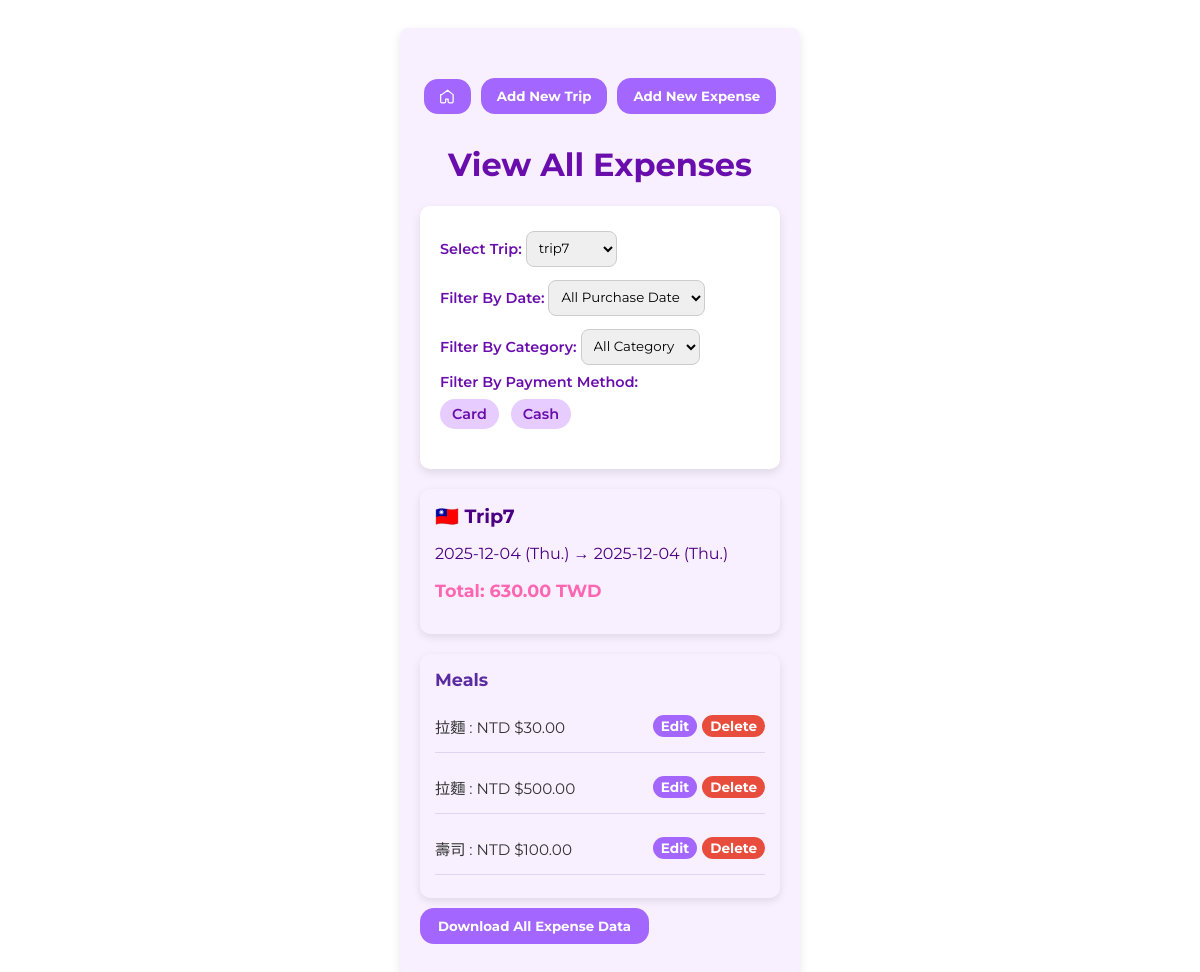
Page /viewExpense?trip_id=4 on the committed database.
### tables this page shows
CREATE TABLE paymentMethods (
                id INTEGER PRIMARY KEY,
                method_name TEXT UNIQUE
            );

CREATE TABLE trips (
                id INTEGER PRIMARY KEY,
                trip_name TEXT UNIQUE,
                start_date TEXT,
                end_date TEXT,
                
                country_id INTEGER,
                FOREIGN KEY(country_id) REFERENCES countries(id)
            );

CREATE TABLE expenses (
                     id INTEGER PRIMARY KEY, 
                     purchase_date TEXT,
                     item TEXT, 
                     amount REAL,
                     
                     currency_id INTEGER,
                     method_id INTEGER, 
                     category_id INTEGER,
                     trip_id INTEGER,
                  
                     FOREIGN KEY(currency_id) REFERENCES currencies(id),
                     FOREIGN KEY(method_id) REFERENCES paymentMethods(id),
                     FOREIGN KEY(category_id) REFERENCES categories(id),
                     FOREIGN KEY(trip_id) REFERENCES trips(id)
                    );

CREATE TABLE categories (
                id INTEGER PRIMARY KEY,
                cat_name TEXT UNIQUE,
                order_index INTEGER
            );

CREATE TABLE currencies (
                     id INTEGER PRIMARY KEY, 
                     code TEXT UNIQUE, 
                     currency_name TEXT,
                     symbol TEXT,
                     is_base INTEGER DEFAULT 0
                    );

### app.py (the view)
@app.route('/viewExpense')
def viewExpense():
    errors = False
    dates = []
    categories = []
    trips = []
    paymentMethods_list = []
    expenses = []
    grouped_expenses = {}
    trip = None
    total_in_base = 0
    trip_id = request.args.get('trip_id', type=int)
    selected_date = request.args.get('purchase_date')  # string like "2025-12-19"
    selected_cat = request.args.get('category_name')
    selected_paymentMethod = request.args.get('payment_method')
    try:
        with sqlite3.connect(DB_FILE) as conn:
            c = conn.cursor()
            c.execute('SELECT id, trip_name FROM trips ORDER BY id DESC')
            trips = [{'id': r[0], 'trip_name': r[1]} for r in c.fetchall()]
            if trip_id:
                c.execute('''
                    SELECT DISTINCT purchase_date
                    FROM expenses
                    WHERE trip_id = ?
                    ORDER BY purchase_date
                ''', (trip_id,))
                dates = [r[0] for r in c.fetchall()]
                c.execute('''
                    SELECT DISTINCT c.cat_name
                    FROM categories c
                    JOIN expenses e ON e.category_id = c.id
                    WHERE e.trip_id = ?
                    ORDER BY c.order_index
                ''', (trip_id,))
                categories = [r[0] for r in c.fetchall()]
                c.execute('''
                    SELECT DISTINCT p.method_name
                    FROM paymentMethods p
                    JOIN expenses e ON e.method_id = p.id
                    WHERE e.trip_id = ?
                    ORDER BY p.id
                ''', (trip_id,))
                paymentMethods_list = [r[0] for r in c.fetchall()]
            if trip_id:
                c.execute('''
                        SELECT t.id, t.trip_name, t.start_date, t.end_date, c.country_code
                        FROM trips t
                        JOIN countries c ON t.country_id = c.id
                        WHERE t.id = ?
                    ''', (trip_id,))
                row = c.fetchone()
                if row:
                    start_date = row[2]
                    end_date = row[3]
                    start_dt = datetime.strptime(start_date, "%Y-%m-%d")
                    end_dt = datetime.strptime(end_date, "%Y-%m-%d")
                    start_weekday = start_dt.strftime("%a")
                    end_weekday = end_dt.strftime("%a")
                    trip = {
                        'id': row[0],
                        'trip_name': row[1],
                        'start_date': row[2],
                        'end_date': row[3],
                        'start_weekday': start_weekday,
                        'end_weekday': end_weekday,
                        'flag': country_flag(row[4])
                    }
                else:
                    flash("Trip not found.", "error")
                    trip_id = None  # prevent further queries
            if trip_id:
                query = '''
                    SELECT e.id, c.cat_name, e.item, e.amount, cu.code, cu.symbol, r.rate_to_base
                    FROM expenses e
                    JOIN categories c ON e.category_id = c.id
                    JOIN currencies cu ON e.currency_id = cu.id
                    JOIN exchange_rates r ON e.currency_id = r.currency_id
                    JOIN paymentMethods p ON e.method_id = p.id
                    WHERE e.trip_id = ?
                '''
                params = [trip_id]
                if selected_date:
                    query += ' AND e.purchase_date = ?'
                    params.append(selected_date)
                if selected_cat:
                    query += ' AND c.cat_name = ? '
                    params.append(selected_cat)
                if selected_paymentMethod:
                    query += ' AND p.method_name = ? '
                    params.append(selected_paymentMethod)
                query += ' ORDER BY c.order_index'
                c.execute(query, params)
                rows = c.fetchall()
                for e in rows:
                    expense = {
                        'id': e[0],
                        'category': e[1],
                        'item': e[2],
                        'amount': e[3],
                        'code': e[4],
                        'symbol': e[5]
                    }
                    expenses.append(expense)
                    grouped_expenses.setdefault(e[1], []).append(expense)
                    total_in_base += e[3] * e[6]  # sum in base currency
    except NameError:
        flash("Category name not found.", "error")
    except sqlite3.DatabaseError:
        flash("Database error occurred.", "error")
    return render_template(
        'viewExpense.html',
        trips=trips,
        dates=dates,
        categories=categories,
        paymentMethods_list=paymentMethods_list,
        trip=trip,
        total_in_base=total_in_base,
        selected_trip=trip_id,
        selected_date=selected_date,
        selected_category=selected_cat,
        selected_paymentMethod=selected_paymentMethod,
        expenses=expenses,
        grouped_expenses=grouped_expenses
    )

### app.py (called while the page is built)
def country_flag(code):
    if not code or len(code) != 2:
        return ''
    return chr(0x1F1E6 + ord(code[0].upper()) - 65) + \
           chr(0x1F1E6 + ord(code[1].upper()) - 65)

### templates/viewExpense.html (shortened to what this page needs)
<!DOCTYPE html>
<html lang="en">
<head>
    <link rel="stylesheet" href="{{ url_for('static', filename='style.css') }}">
</head>
<body>
    <div class="container">
        <div class="button-row">
            <a href="{{ url_for('index') }}">
                <button class="btn btn-home">
                    <svg xmlns="http://www.w3.org/2000/svg" class="icon" fill="none" viewBox="0 0 24 24" stroke="currentColor">
                        <path stroke-linecap="round" stroke-linejoin="round" stroke-width="2"
                            d="M3 9l9-7 9 7v11a2 2 0 0 1-2 2h-4a2 2 0 0 1-2-2v-4H9v4a2 2 0 0 1-2 2H3a2 2 0 0 1-2-2V9z"/>
                    </svg>
                </button>
            </a>
            <a href="{{ url_for('tripSelection') }}">
                <button type="button" class="btn btn-equal">Add New Trip</button>
            </a>
            <a href="{{ url_for('newExpense', trip_id=trip.id) }}">
                <button type="button" class="btn btn-equal">Add New Expense</button>
            </a>
        </div>
        <h1>View All Expenses</h1>
        <form method="GET" class="form-box">
            <label>
                Select Trip:
                <select name="trip_id" id="tripSelect" onchange="handleTripChange()"">
                    {% for trip in trips %}
                        <option value="{{ trip.id }}" {% if selected_trip == trip.id %}selected{% endif %}>
                        {{ trip.trip_name }}
                        </option>
                    {% endfor %}
                </select>
            </label>
            <label id="dateWrapper" style="display: {% if selected_trip %}block{% else %}none{% endif %};">
                Filter By Date:
                <select name="purchase_date" onchange="this.form.submit()">
                    <option value="">All Purchase Date</option>
                </select>
            </label>
             <label id="catWrapper" style="display: {% if selected_trip %}block{% else %}none{% endif %};">
                Filter By Category:
                <select name="category_name" onchange="this.form.submit()">
                    <option value="">All Category</option>
                </select>
            </label>
            <label id="paymentWrapper" style="display: {% if selected_trip %}block{% else %}none{% endif %};">
                Filter By Payment Method:
            </label>
            <div class="payment-methods">
                {% for paymentMethod in paymentMethods_list %}
                <label class="payment-option">
                    <span>{{ paymentMethod|title }}</span>
                </label>
                {% endfor %}
            </div>
        </form>
        {% if trip %}
        <div class="category-card" style="margin-bottom: 20px;">
            <h3 class="trip-name">
                <span class="trip-flag">{{ trip.flag }}</span>
                <span class="trip-title">{{ trip.trip_name|title }}</span>
            </h3>
            <p class="trip-date">
                {{ trip.start_date }} ({{ trip.start_weekday }}.) → {{ trip.end_date }} ({{ trip.end_weekday }}.)
            </p>
            <p class="trip-total">
                Total: {{ "%.2f"|format(total_in_base) }} TWD
            </p>
        </div>
        {% endif %}
        {% if grouped_expenses %}
            <div class="categories-container">
                {% for cat, expenses in grouped_expenses.items() %}
                    <div class="category-card">
                        <h3 class="category-title">{{ cat|capitalize }}</h3>
                        <ul class="expense-list">
                            {% for e in expenses %}
                                <li class="expense-row">
                                    <span class="expense-text">
                                        {{ e.item|capitalize }} : {{ e.code }} {{ e.symbol }}{{ "%.2f"|format(e.amount) }}
                                    </span>
                                    <div class="expense-buttons">
                                        <a href="{{ url_for('editExpense', trip_id=selected_trip, expense_id=e.id, next=request.full_path) }}" class="btn btn-submit btn-small">
                                            Edit
                                        </a>
                                        <button type="button"
                                                class="btn btn-delete-expense btn-small"
                                                data-id="{{ e.id }}"
                                                data-item="{{ e.item }}">
                                            Delete
                                        </button>
                                    </div>
                                </li>
                            {% endfor %}
                        </ul>
                    </div>
                {% endfor %}
            </div>
        {% else %}
            <p>No Expense for this trip.</p>
        {% endif %}
        <a href="{{ url_for('downloadBackup') }}">
        <button type="button" class="btn">
            Download All Expense Data
        </button>
        </a>
    </div>
</body>
</html>

### static/style.css (style rules this page uses)
* { box-sizing: border-box; }
body { background-color: #fff; font-family: 'Montserrat', sans-serif; color: #4B0082; display: flex; justify-content: center; padding: 20px; }
button, input, select, textarea { font-family: inherit; }
.container { width: 100%; max-width: 400px; background-color: #f8f0ff; padding: 20px; border-radius: 8px; box-shadow: 0 4px 10px rgba(0, 0, 0, 0.1); box-sizing: border-box; }
h1 { text-align: center; color: #6a0dad; }
.form-box { display: flex; flex-direction: column; margin-bottom: 20px; }
label { margin-bottom: 10px; display: block; width: 100%; }
input, select { border-radius: 8px; border: 1px solid #ccc; }
select { padding: 8px; margin-top: 5px; }
.form-box label { font-size: 0.9em; font-weight: 600; color: #6a0dad; margin-bottom: 8px; }
.form-box { background-color: #fff; padding: 20px; border-radius: 10px; box-shadow: 0 4px 10px rgba(0,0,0,0.1); max-width: 500px; margin: 20px auto; }
.payment-methods { display: flex; gap: 12px; flex-wrap: wrap; margin-bottom: 12px; }
.payment-option { width: auto; display: block; align-items: center; cursor: pointer; background-color: #e6ccff; padding: 6px 12px; border-radius: 20px; transition: background-color 0.2s; }
.payment-option span { pointer-events: none; }
.btn { background-color: #a366ff; color: white; border: none; padding: 10px 18px; margin: 10px 0; border-radius: 14px; cursor: pointer; font-weight: bold; text-decoration: none; white-space: nowrap; text-align: center; display: inline-block; }
.btn-delete-expense { background-color: #e74c3c; }
.btn-submit { width: 100%; }
.btn-small { font-size: 0.85rem; padding: 3px 8px; border-radius: 14px; }
.button-row { display: flex; gap: 10px; justify-content: center; align-items: center; margin-top: 20px; }
.btn-home { padding: 10px 16px; display: flex; align-items: center; justify-content: center; }
.btn-home .icon { width: 15px; height: 15px; }
.btn-equal { flex: 1; padding: 10px 16px; }
.expense-buttons { display: flex; gap: 5px; }
.trip-date { display: flex; }
.trip-name { font-size: 1.2em; font-weight: bold; margin: 0; }
.trip-total { font-size: 1.1rem; font-weight: bold; color: #ff66b2; }
.categories-container { display: flex; flex-wrap: wrap; gap: 20px; }
.category-card { width: 100%; background-color: #f8f0ff; padding: 15px; border-radius: 10px; box-shadow: 0 3px 8px rgba(0,0,0,0.1); }
.category-title { margin-top: 0; margin-bottom: 10px; font-size: 1.1rem; color: #5a2ca0; }
.expense-list { list-style: none; padding: 0; margin: 0; }
.expense-row { display: flex; justify-content: space-between; align-items: center; margin-bottom: 8px; padding: 5px 0; border-bottom: 1px solid #e0d4f0; }
.expense-text { font-size: 0.95rem; color: #333; }

### rows in the picture
paymentMethods: method_name "Card"
paymentMethods: method_name "Cash"
trips: trip_name "Trip7", start_date "2025-12-04", end_date "2025-12-04"
expenses: cat_name "Meals", item "拉麵", code "NTD", symbol "$", amount "30.00"
expenses: item "拉麵", code "NTD", symbol "$", amount "500.00"
expenses: item "壽司", code "NTD", symbol "$", amount "100.00"

### other values in the picture
{{ trip.flag }} "🇹🇼"
{{ trip.start_weekday }} "Thu"
{{ trip.end_weekday }} "Thu"
{{ "%.2f"|format(total_in_base) }} "630.00"
form field trip_id "trip7"
